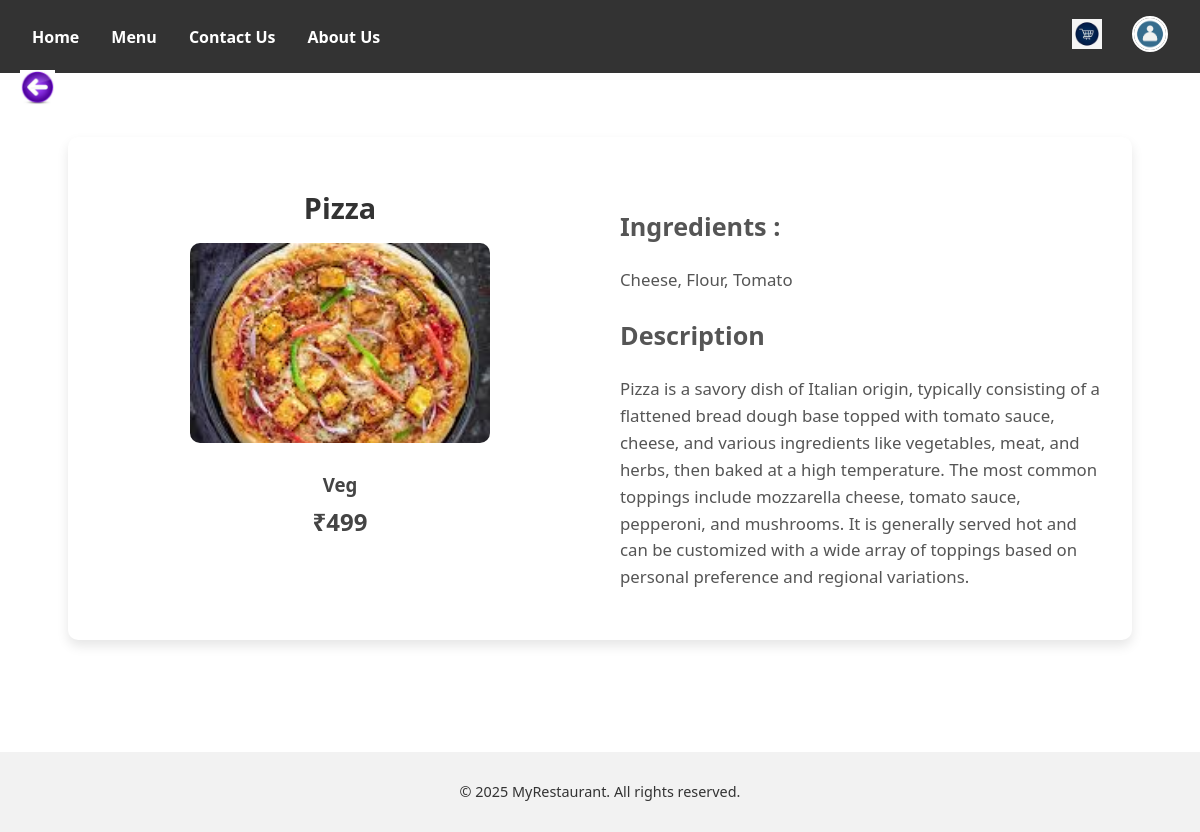
The app's page /menu/1/ (signed in) with its own data.
### hells_kitchen/models.py (models this page shows, shortened)
class Menu(models.Model):
    status_choice=[
        ("Veg","Vegetarian"),
        ("Non-Veg","Non-Vegetarian")
    ]
    dish=models.CharField(max_length=20,blank=False)
    price=models.IntegerField(blank=False)
    image=models.ImageField(upload_to='menu_images/',blank=True,null=True)
    ingredients=models.CharField(max_length=100,blank=True)
    status=models.CharField(max_length=10,choices=status_choice)
    description=models.CharField(max_length=500,blank=True,null=True)

### hells_kitchen/views.py (the view)
# urls.py: path('menu/<int:dish_id>/',views.dish_details,name='dish_details'),
def dish_details(request,dish_id):
    dish=get_object_or_404(Menu,pk=dish_id)
    return render(request,'hells_kitchen/dish_details.html',{'dish':dish})

### hells_kitchen/templates/hells_kitchen/dish_details.html (shortened to what this page needs)
{% extends "darkblueprint.html" %}
{% load static %}
{% block style %}
<link rel="stylesheet" href="{% static 'css/styledishdetails.css' %}">
{% endblock %}
{% block content %}
<a href="{% url "menu" %}" class="back-button">
    <img src="{% static "images/backbutton.jpg"%}" alt="back">
</a>
<div class="dish-detail-container">
    <div class="dish-left">
        <h1>{{dish.dish}}</h1>
        <img src="{{dish.image.url}}" alt="Unable to load image">
        <h3>{{dish.status}}</h3>
        <h2>₹{{dish.price}}</h2>
    </div>
    <div class="dish-right">
        <h2>Ingredients :</h2>
        <p>{{dish.ingredients}}</p>
        <h2>Description</h2>
        <p>{{ dish.description }}</p>
    </div>
</div>
{% endblock %}

### hells_kitchen/static/css/styleblueprint.css (style rules this page uses)
body { font-family: 'Segoe UI', Tahoma, Geneva, Verdana, sans-serif; margin: 0; padding: 0; background-color: #fff; color: #333; }

### hells_kitchen/static/css/styledishdetails.css (style rules this page uses)
.dish-detail-container { max-width: 1000px; margin: 2rem auto; padding: 2rem; display: flex; flex-direction: row; justify-content: space-between; align-items: flex-start; gap: 40px; background-color: #fff; border-radius: 10px; box-shadow: 0 6px 12px rgba(0, 0, 0, 0.1); font-family: 'Segoe UI', Tahoma, Geneva, Verdana, sans-serif; flex-wrap: wrap; }
.dish-left { flex: 1; min-width: 300px; text-align: center; }
.dish-left h1 { font-size: 1.8rem; margin-bottom: 1rem; color: #333; }
.dish-left img { width: 100%; max-width: 300px; height: 200px; object-fit: cover; border-radius: 10px; margin-bottom: 1rem; }
.dish-left h3, .dish-left h2 { margin: 0.5rem 0; color: #444; }
.dish-right { flex: 1; min-width: 300px; padding-top: 1rem; font-size: 1.05rem; color: #555; line-height: 1.6; }
.back-button { position: absolute; top: 70px; left: 20px; z-index: 1000; }
.back-button img { width: 35px; height: 35px; object-fit: contain; cursor: pointer; transition: transform 0.2s ease; }

### records on screen
Menu: dish "Pizza", image (picture), status "Veg", price "499", ingredients "Cheese, Flour, Tomato", description "Pizza is a savory dish of Italian origin, typically consisting of a flattened bread dough base topped with tomato sauce, cheese, and various ingredients like vegetables, meat, and herbs, then baked at a high temperature. The most common toppings include mozzarella cheese, tomato sauce, pepperoni, and mushrooms. It is generally served hot and can be customized with a wide array of toppings based on personal preference and regional variations."
